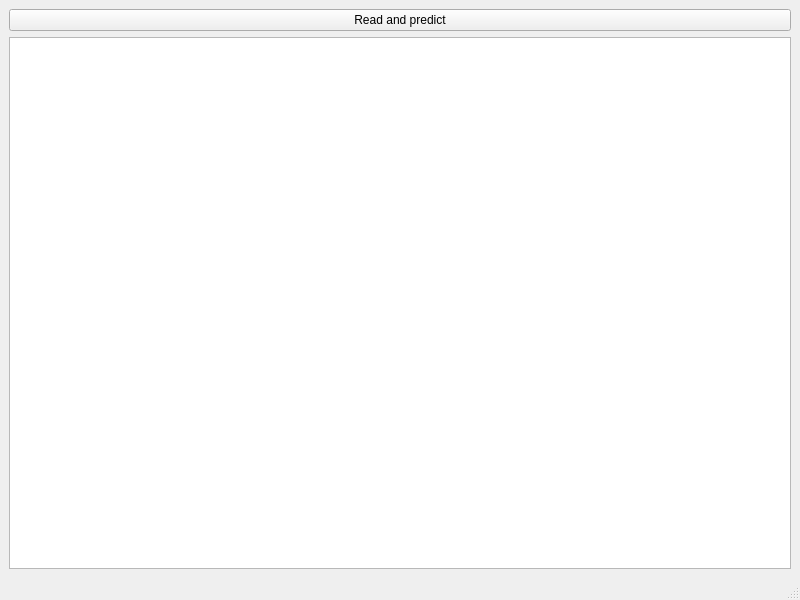
<?xml version="1.0" encoding="UTF-8"?>
<ui version="4.0">
 <class>MainWindow</class>
 <widget class="QMainWindow" name="MainWindow">
  <property name="geometry">
   <rect>
    <x>0</x>
    <y>0</y>
    <width>800</width>
    <height>600</height>
   </rect>
  </property>
  <property name="windowTitle">
   <string>MainWindow</string>
  </property>
  <widget class="QWidget" name="centralwidget">
   <layout class="QVBoxLayout" name="verticalLayout">
    <item>
     <widget class="QPushButton" name="BTN_Read">
      <property name="text">
       <string>Read and predict</string>
      </property>
     </widget>
    </item>
    <item>
     <widget class="QTextBrowser" name="textBrowser"/>
    </item>
   </layout>
  </widget>
  <widget class="QMenuBar" name="menubar">
   <property name="geometry">
    <rect>
     <x>0</x>
     <y>0</y>
     <width>800</width>
     <height>25</height>
    </rect>
   </property>
  </widget>
  <widget class="QStatusBar" name="statusbar"/>
 </widget>
 <resources/>
 <connections/>
</ui>
